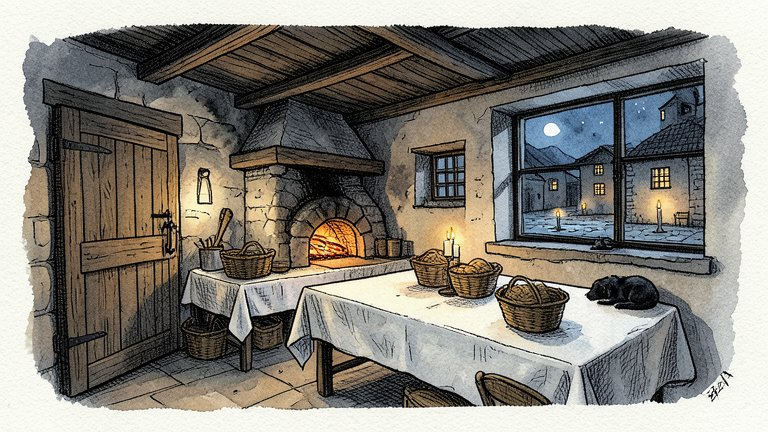
#> input picture apps/server/test/fixtures/immagini/luogo_n_piazza.jpg, 768 x 432 px
$ python -i visione.py   (imports and definitions only)
#> lines starting #> are read from the running program, lines starting #| are printed output that depends on the picture
"""Controllo visivo automatico di un'immagine generata: Claude (Haiku 5.5, con la visione) la guarda.

Perché
------
In un framework che genera campagne all'infinito nessuno apre ogni file. Fino al 3/11 l'unico
controllo era un agente che guardava le immagini a una a una; i difetti che trovava sono la lista
fissa qui sotto: firme finte e scritte (4 luoghi su 7 di prova-f0), orli di carta, soggetto diverso
dal prompt (mani visibili dove la scheda le vuole nelle maniche), anatomia (volti doppi), cose che non
dovrebbero esserci (pioggia dentro una casa), e un tratto nascosto che si vede prima della rivelazione.

Come
----
- Due immagini: l'intera (lato lungo 1568 px, la risoluzione utile del modello) e un mosaico dei quattro
  angoli a piena risoluzione, perché le firme finte sono piccole e stanno negli angoli.
- Il prompt con cui è stata generata (la parte di stile si ignora), il tipo, e i tratti nascosti che NON
  devono vedersi (le situazioni del PNG, per un ritratto o un luogo).
- Risposta strutturata (json schema): una lista di problemi con tipo, descrizione, grave sì/no.
  L'esito lo decide il codice: «difettosa» se c'è almeno un problema grave.
- Chiave: ANTHROPIC_API_KEY dell'ambiente, poi la riga del .env alla radice, poi il file di ripiego (come
  apps/server/src/llm/chiavi.ts); mai stampata;
  URL fisso https://api.anthropic.com, perché ANTHROPIC_BASE_URL della shell punta a un proxy.
- Costo di ogni chiamata dai token di `usage` (prezzi di Haiku 5.5 fino a 100K token di prompt).
"""

from __future__ import annotations

import base64
import io
import json
import logging
import os
import sys
from dataclasses import dataclass, field
from pathlib import Path

sys.path.insert(0, str(Path(__file__).resolve().parents[1]))  # strumenti/, per chiavi.py
from chiavi import cerca_chiave, lunghezza_sicura  # noqa: E402

log = logging.getLogger("immagini.visione")

MODELLO = "claude-haiku-5-5"
URL_API = "https://api.anthropic.com"
FILE_CHIAVE_PREDEFINITO = "/Users/riccardo/Developer/godExperiment/backend/.env"
# Prezzi Haiku 5.5 in dollari per token (prompt fino a 100K token): $0,10 / $0,50 per milione.
PREZZO_INGRESSO = 0.10 / 1_000_000
PREZZO_USCITA = 0.50 / 1_000_000
LATO_MAX = 1568          # lato lungo dell'immagine intera mandata al modello
ANGOLO = (480, 270)      # ritaglio di ogni angolo, a piena risoluzione (per le firme)

# Variabili della shell che l'SDK leggerebbe e che qui non devono valere (come il server).
VARIABILI_IGNORATE = ("ANTHROPIC_BASE_URL", "ANTHROPIC_CUSTOM_HEADERS", "ANTHROPIC_AUTH_TOKEN", "ANTHROPIC_API_KEY")

TIPI_PROBLEMA = ["testo_o_firma", "margine", "soggetto", "anatomia", "incongruenza", "segreto"]

SCHEMA = {
    "type": "object",
    "properties": {
        "descrizione": {"type": "string", "description": "What the image shows, in one or two sentences."},
        "problemi": {
            "type": "array",
            "items": {
                "type": "object",
                "properties": {
                    "tipo": {"type": "string", "enum": TIPI_PROBLEMA},
                    "dove": {"type": "string", "description": "Where in the image (e.g. bottom-right corner)."},
                    "descrizione": {"type": "string", "description": "The problem, in Italian, one short sentence."},
                    "grave": {"type": "boolean", "description": "True if a player looking at the projector would notice it."},
                },
                "required": ["tipo", "dove", "descrizione", "grave"],
                "additionalProperties": False,
            },
        },
    },
    "required": ["descrizione", "problemi"],
    "additionalProperties": False,
}

ISTRUZIONI = """You check illustrations generated for a tabletop role-playing game. They are projected full-screen \
(locations, situations) or shown in a small box beside the subtitles (character portraits). Nobody else will look \
at this image before players see it, so report every problem a player would notice, and only real ones.

You get the full image and, as a second image, a 2x2 mosaic of its four corners at full resolution \
(top-left, top-right, bottom-left, bottom-right), because fake signatures are small and hide in corners.

Check, in this order:
1. testo_o_firma: any text, letters, numbers, signature, monogram, initials, scribbled autograph or watermark anywhere \
(corners especially). Only marks that look WRITTEN count: grass, twigs, cracks, footprints, wood grain, a plain plaque or \
an ornament are not writing. Unreadable pseudo-writing on books, ledgers, letters, papers or a shop sign is NOT a \
problem either (it is how these objects look); report it only as a signature if it sits in a corner of the picture.
2. margine: the picture does not fill the frame: a white or paper-coloured border, a torn paper edge, a painted \
vignette that ends before the edge. Snow, fog or a white wall that are part of the scene are NOT a margin.
3. soggetto: the image contradicts the prompt in something that matters: a required element is missing or wrong \
(count it as grave only if it changes what players would understand), or a person has a trait the prompt contradicts.
4. anatomia: extra or missing limbs or fingers, melted hands, a duplicated or ghost face, broken perspective on a person.
5. incongruenza: something that should not be there: rain or snow falling indoors, objects floating, modern objects \
in a medieval scene, a second copy of the same character.
6. segreto: if a list of hidden traits is given (descriptions of later scenes that reveal something about THIS character), \
the character shows the revealed thing here (e.g. a scar that must stay hidden, an object found later, an action done in \
secret). Places, crowds, weather and objects of the scene that those descriptions also mention are NOT secrets.

Ignore the style part of the prompt (technique, palette, light): judge content only. Write each problem's \
description in Italian. If there is nothing wrong, return an empty list of problems."""


@dataclass
class Verdetto:
    """Esito del controllo visivo di un'immagine."""

    esito: str                                   # ok | difettosa | non_verificata
    problemi: list[dict] = field(default_factory=list)
    descrizione: str = ""
    costo_usd: float = 0.0
    token: dict = field(default_factory=dict)
    modello: str = MODELLO

    # [4 lines left out: function motivi, not called in this run]

    def come_voce(self) -> dict:
        return {"esito": self.esito, "motivi": self.motivi, "problemi": self.problemi, "descrizione": self.descrizione,
                "costo_usd": round(self.costo_usd, 6), "token": self.token, "modello": self.modello}


# [22 lines left out: functions leggi_chiave, crea_client, not called in this run]


def _jpeg_b64(img) -> str:
    buf = io.BytesIO()
    img.save(buf, "JPEG", quality=90)
    return base64.standard_b64encode(buf.getvalue()).decode("ascii")


def immagini_da_mandare(percorso: str | Path) -> tuple[str, str]:
    """(intera ridotta a LATO_MAX, mosaico 2x2 dei quattro angoli a piena risoluzione), in base64."""
    from PIL import Image

    with Image.open(percorso) as im:
#> im is the input picture: PIL image 768x432 RGB; mean R, G, B 132.7, 129, 121.4
        im = im.convert("RGB")
        w, h = im.size
#> w = 768; h = 432
        cw, ch = min(ANGOLO[0], w // 2), min(ANGOLO[1], h // 2)
#> cw = 384; ch = 216
        mosaico = Image.new("RGB", (cw * 2 + 8, ch * 2 + 8), (255, 0, 255))  # bordo magenta: non è carta
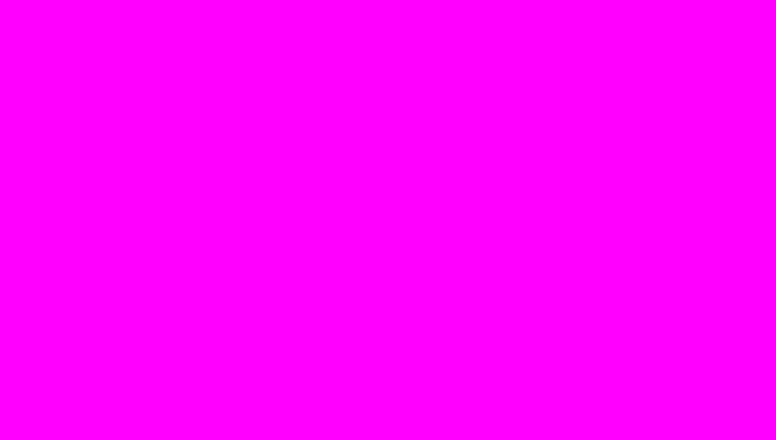
#> mosaico: PIL image 776x440 RGB; mean R, G, B 255, 0, 255
        for i, (x, y) in enumerate([(0, 0), (w - cw, 0), (0, h - ch), (w - cw, h - ch)]):
            mosaico.paste(im.crop((x, y, x + cw, y + ch)), ((i % 2) * (cw + 8), (i // 2) * (ch + 8)))
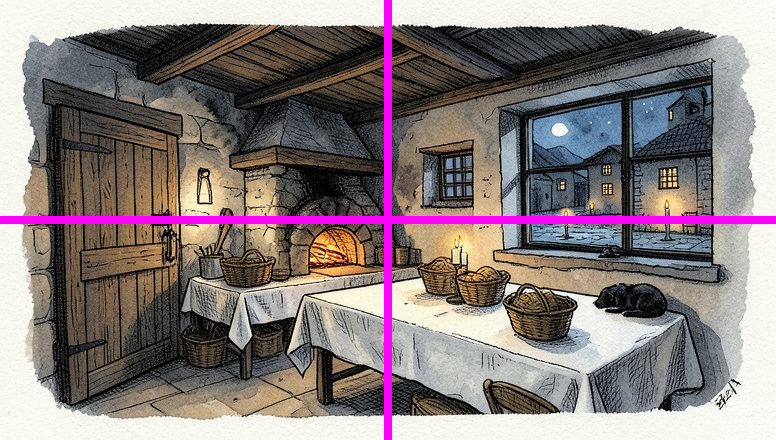
#> mosaico: PIL image 776x440 RGB; mean R, G, B 136.2, 125.4, 125.2
        scala = LATO_MAX / max(w, h)
#> scala = 2.04
        intera = im.resize((round(w * scala), round(h * scala)), Image.LANCZOS) if scala < 1 else im
        return _jpeg_b64(intera), _jpeg_b64(mosaico)


# [33 lines left out: function controlla, not called in this run]

>>> result = immagini_da_mandare('../../apps/server/test/fixtures/immagini/luogo_n_piazza.jpg')

$ run again, on apps/server/test/fixtures/immagini/luogo_scena_forno_vecchio.jpg
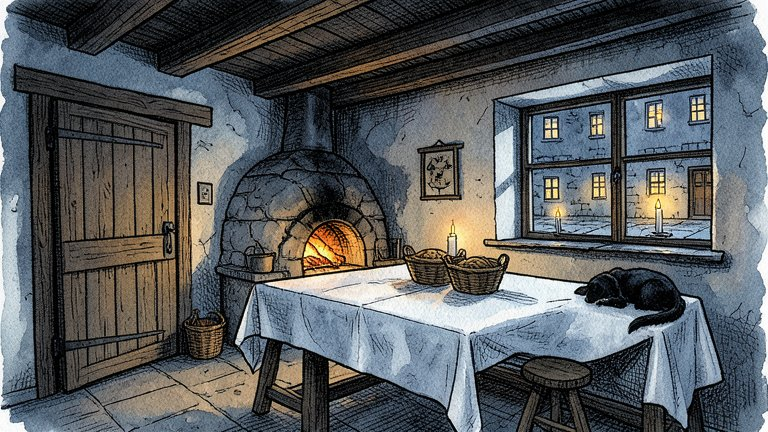
#> input picture apps/server/test/fixtures/immagini/luogo_scena_forno_vecchio.jpg, 768 x 432 px
#> in immagini_da_mandare, im is the input picture: PIL image 768x432 RGB; mean R, G, B 87.9, 91.3, 93.3
#> after the loop in immagini_da_mandare, `for i, (x, y) in enumerate([(0, 0), (w - cw, 0), (0, h - ch), (w - cw,..`:
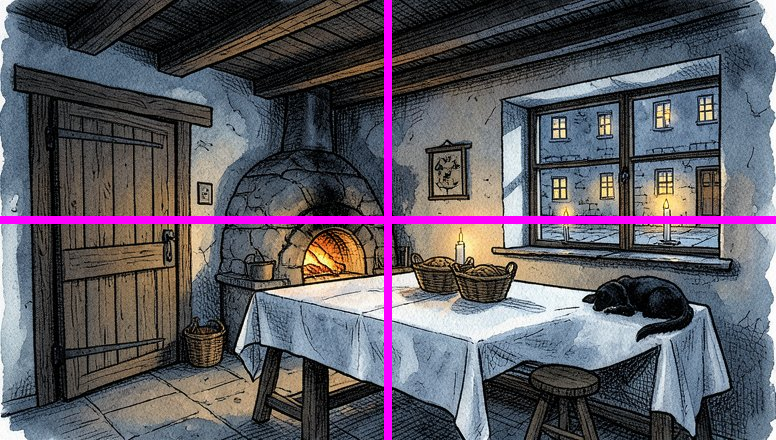
#> mosaico: PIL image 776x440 RGB; mean R, G, B 92.7, 88.7, 97.9

$ run again, on apps/server/test/fixtures/immagini/ritratto_png_baldrin.jpg
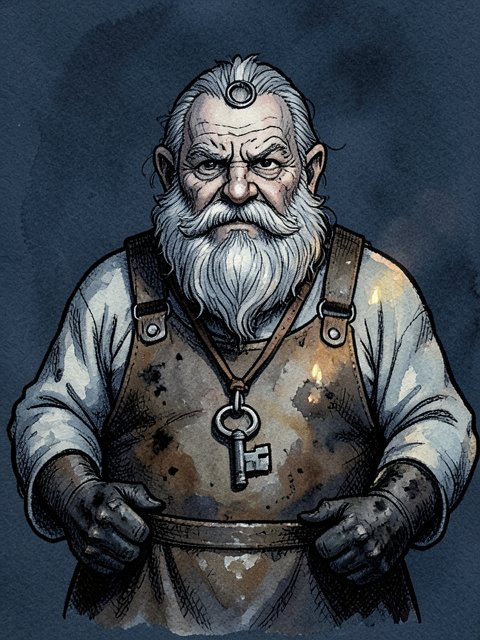
#> input picture apps/server/test/fixtures/immagini/ritratto_png_baldrin.jpg, 480 x 640 px
#> in immagini_da_mandare, im is the input picture: PIL image 480x640 RGB; mean R, G, B 61.5, 69.2, 77.1
#> after the loop in immagini_da_mandare, `for i, (x, y) in enumerate([(0, 0), (w - cw, 0), (0, h - ch), (w - cw,..`:
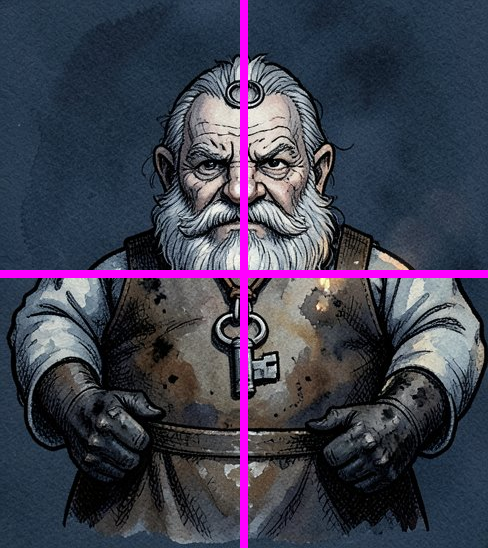
#> mosaico: PIL image 488x548 RGB; mean R, G, B 63.1, 63.1, 79.5
